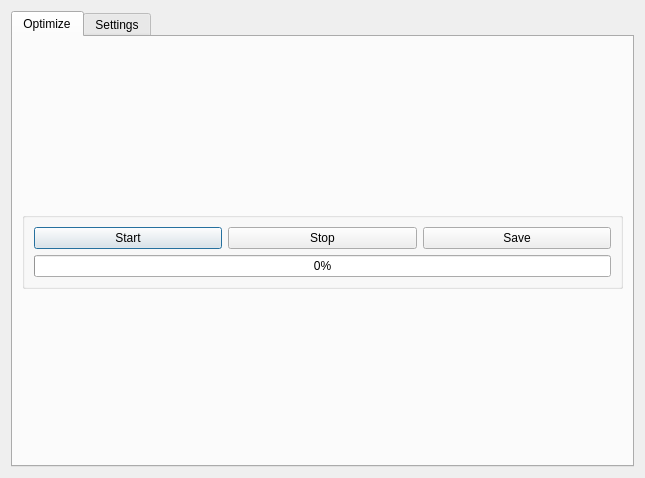
<?xml version="1.0" encoding="UTF-8"?>
<ui version="4.0">
 <class>Dialog</class>
 <widget class="QDialog" name="Dialog">
  <property name="windowModality">
   <enum>Qt::ApplicationModal</enum>
  </property>
  <property name="geometry">
   <rect>
    <x>0</x>
    <y>0</y>
    <width>645</width>
    <height>478</height>
   </rect>
  </property>
  <property name="windowTitle">
   <string>Optimize</string>
  </property>
  <layout class="QVBoxLayout" name="verticalLayout_2">
   <item>
    <widget class="QTabWidget" name="tabWidget">
     <property name="autoFillBackground">
      <bool>false</bool>
     </property>
     <property name="currentIndex">
      <number>0</number>
     </property>
     <widget class="QWidget" name="optimize">
      <attribute name="title">
       <string>Optimize</string>
      </attribute>
      <layout class="QVBoxLayout" name="verticalLayout_3">
       <item>
        <widget class="QGroupBox" name="trainingControls">
         <property name="sizePolicy">
          <sizepolicy hsizetype="Preferred" vsizetype="Fixed">
           <horstretch>0</horstretch>
           <verstretch>0</verstretch>
          </sizepolicy>
         </property>
         <layout class="QVBoxLayout" name="verticalLayout_4">
          <item>
           <layout class="QHBoxLayout" name="controlButton">
            <item>
             <widget class="QPushButton" name="startButton">
              <property name="text">
               <string>Start</string>
              </property>
             </widget>
            </item>
            <item>
             <widget class="QPushButton" name="stopButton">
              <property name="text">
               <string>Stop</string>
              </property>
             </widget>
            </item>
            <item>
             <widget class="QPushButton" name="saveButton">
              <property name="text">
               <string>Save</string>
              </property>
             </widget>
            </item>
           </layout>
          </item>
          <item>
           <widget class="QProgressBar" name="progressBar">
            <property name="sizePolicy">
             <sizepolicy hsizetype="Expanding" vsizetype="Fixed">
              <horstretch>0</horstretch>
              <verstretch>0</verstretch>
             </sizepolicy>
            </property>
            <property name="minimumSize">
             <size>
              <width>0</width>
              <height>0</height>
             </size>
            </property>
            <property name="value">
             <number>0</number>
            </property>
            <property name="orientation">
             <enum>Qt::Horizontal</enum>
            </property>
           </widget>
          </item>
         </layout>
        </widget>
       </item>
      </layout>
     </widget>
     <widget class="QWidget" name="settings">
      <attribute name="title">
       <string>Settings</string>
      </attribute>
      <layout class="QVBoxLayout" name="verticalLayout">
       <item>
        <widget class="QWidget" name="trainingSetting" native="true">
         <layout class="QHBoxLayout" name="horizontalLayout">
          <property name="leftMargin">
           <number>0</number>
          </property>
          <property name="topMargin">
           <number>0</number>
          </property>
          <property name="rightMargin">
           <number>0</number>
          </property>
          <property name="bottomMargin">
           <number>0</number>
          </property>
          <item>
           <widget class="QGroupBox" name="optimizationSettings">
            <property name="title">
             <string>Optimization</string>
            </property>
            <layout class="QFormLayout" name="formLayout_2">
             <item row="0" column="0">
              <widget class="QLabel" name="epochsLabel">
               <property name="text">
                <string>Epochs</string>
               </property>
              </widget>
             </item>
             <item row="0" column="1">
              <widget class="QSpinBox" name="epochsSpinBox">
               <property name="maximum">
                <number>999999999</number>
               </property>
               <property name="singleStep">
                <number>100</number>
               </property>
              </widget>
             </item>
             <item row="1" column="0">
              <widget class="QLabel" name="updateMetricsIntervalLabel">
               <property name="text">
                <string>Update Metrics Interval</string>
               </property>
              </widget>
             </item>
             <item row="1" column="1">
              <widget class="QSpinBox" name="updateMetricsIntervalSpinBox">
               <property name="maximum">
                <number>999999999</number>
               </property>
               <property name="singleStep">
                <number>10</number>
               </property>
              </widget>
             </item>
             <item row="2" column="0">
              <widget class="QLabel" name="constraintAggressionLabel">
               <property name="text">
                <string>Constraint Aggression</string>
               </property>
              </widget>
             </item>
             <item row="2" column="1">
              <widget class="QLineEdit" name="constraintAggressionLineEdit"/>
             </item>
             <item row="3" column="0">
              <widget class="QLabel" name="learningRateLabel">
               <property name="text">
                <string>Learning Rate</string>
               </property>
              </widget>
             </item>
             <item row="3" column="1">
              <widget class="QLineEdit" name="learningRateLineEdit"/>
             </item>
             <item row="4" column="0">
              <widget class="QLabel" name="optimizerLabel">
               <property name="text">
                <string>Optimizer</string>
               </property>
              </widget>
             </item>
             <item row="4" column="1">
              <widget class="QComboBox" name="optimizerComboBox">
               <item>
                <property name="text">
                 <string>SGD</string>
                </property>
               </item>
               <item>
                <property name="text">
                 <string>Adam</string>
                </property>
               </item>
              </widget>
             </item>
             <item row="5" column="0">
              <widget class="QLabel" name="frameRateLabel">
               <property name="text">
                <string>Frame Rate</string>
               </property>
              </widget>
             </item>
             <item row="5" column="1">
              <widget class="QSpinBox" name="frameRateSpinBox">
               <property name="maximum">
                <number>30</number>
               </property>
              </widget>
             </item>
            </layout>
           </widget>
          </item>
          <item>
           <widget class="QGroupBox" name="constraintSettings">
            <property name="title">
             <string>Constraints</string>
            </property>
            <layout class="QFormLayout" name="formLayout">
             <item row="0" column="0">
              <widget class="QLabel" name="memberCostLabel">
               <property name="text">
                <string>Member Cost</string>
               </property>
              </widget>
             </item>
             <item row="0" column="1">
              <widget class="QLineEdit" name="memberCostLineEdit"/>
             </item>
             <item row="1" column="0">
              <widget class="QLabel" name="jointCostLabel">
               <property name="text">
                <string>Joint Cost</string>
               </property>
              </widget>
             </item>
             <item row="1" column="1">
              <widget class="QLineEdit" name="jointCostLineEdit"/>
             </item>
             <item row="2" column="0">
              <widget class="QLabel" name="minMemberLenghtLabel">
               <property name="text">
                <string>Min Member Lenght</string>
               </property>
              </widget>
             </item>
             <item row="2" column="1">
              <widget class="QLineEdit" name="minMemberLenghtLineEdit"/>
             </item>
             <item row="3" column="0">
              <widget class="QLabel" name="maxMemberLengthLabel">
               <property name="text">
                <string>Max Member Length</string>
               </property>
              </widget>
             </item>
             <item row="3" column="1">
              <widget class="QLineEdit" name="maxMemberLengthLineEdit"/>
             </item>
             <item row="4" column="0">
              <widget class="QLabel" name="maxTensileForceLabel">
               <property name="text">
                <string>Max Tensile Force</string>
               </property>
              </widget>
             </item>
             <item row="4" column="1">
              <widget class="QLineEdit" name="maxTensileForceLineEdit"/>
             </item>
             <item row="5" column="0">
              <widget class="QLabel" name="maxCompressiveForceLabel">
               <property name="text">
                <string>Max Compressive Force</string>
               </property>
              </widget>
             </item>
             <item row="5" column="1">
              <widget class="QLineEdit" name="maxCompressiveForceLineEdit"/>
             </item>
            </layout>
           </widget>
          </item>
         </layout>
        </widget>
       </item>
       <item>
        <widget class="QGroupBox" name="otherSettings">
         <property name="title">
          <string/>
         </property>
         <property name="flat">
          <bool>false</bool>
         </property>
         <property name="checkable">
          <bool>false</bool>
         </property>
         <layout class="QVBoxLayout" name="verticalLayout_5">
          <property name="leftMargin">
           <number>12</number>
          </property>
          <property name="topMargin">
           <number>12</number>
          </property>
          <property name="rightMargin">
           <number>12</number>
          </property>
          <property name="bottomMargin">
           <number>12</number>
          </property>
          <item>
           <layout class="QHBoxLayout" name="saveSettings" stretch="0,0,0,0,0">
            <property name="spacing">
             <number>-1</number>
            </property>
            <item>
             <widget class="QLabel" name="saveFrequencyLabel">
              <property name="sizePolicy">
               <sizepolicy hsizetype="Fixed" vsizetype="Preferred">
                <horstretch>0</horstretch>
                <verstretch>0</verstretch>
               </sizepolicy>
              </property>
              <property name="text">
               <string>Save Frequency</string>
              </property>
             </widget>
            </item>
            <item>
             <widget class="QSpinBox" name="saveFrequencySpinBox">
              <property name="sizePolicy">
               <sizepolicy hsizetype="Fixed" vsizetype="Fixed">
                <horstretch>0</horstretch>
                <verstretch>0</verstretch>
               </sizepolicy>
              </property>
              <property name="maximum">
               <number>999999999</number>
              </property>
              <property name="singleStep">
               <number>100</number>
              </property>
             </widget>
            </item>
            <item>
             <widget class="QLabel" name="savePathLabel">
              <property name="sizePolicy">
               <sizepolicy hsizetype="Fixed" vsizetype="Preferred">
                <horstretch>0</horstretch>
                <verstretch>0</verstretch>
               </sizepolicy>
              </property>
              <property name="text">
               <string>Save Path:</string>
              </property>
             </widget>
            </item>
            <item>
             <widget class="QLabel" name="savePathSelection">
              <property name="sizePolicy">
               <sizepolicy hsizetype="Preferred" vsizetype="Fixed">
                <horstretch>0</horstretch>
                <verstretch>0</verstretch>
               </sizepolicy>
              </property>
              <property name="autoFillBackground">
               <bool>true</bool>
              </property>
              <property name="frameShape">
               <enum>QFrame::NoFrame</enum>
              </property>
              <property name="text">
               <string/>
              </property>
              <property name="margin">
               <number>2</number>
              </property>
              <property name="indent">
               <number>0</number>
              </property>
             </widget>
            </item>
            <item>
             <widget class="QPushButton" name="selectPathButton">
              <property name="sizePolicy">
               <sizepolicy hsizetype="Fixed" vsizetype="Fixed">
                <horstretch>0</horstretch>
                <verstretch>0</verstretch>
               </sizepolicy>
              </property>
              <property name="text">
               <string>Path...</string>
              </property>
             </widget>
            </item>
           </layout>
          </item>
          <item>
           <layout class="QHBoxLayout" name="buttonMenu">
            <item>
             <widget class="QPushButton" name="applySettingsButton">
              <property name="text">
               <string>Apply</string>
              </property>
             </widget>
            </item>
            <item>
             <widget class="QPushButton" name="resetSettingsButton">
              <property name="text">
               <string>Reset</string>
              </property>
             </widget>
            </item>
           </layout>
          </item>
         </layout>
        </widget>
       </item>
      </layout>
     </widget>
    </widget>
   </item>
  </layout>
 </widget>
 <resources/>
 <connections/>
</ui>
